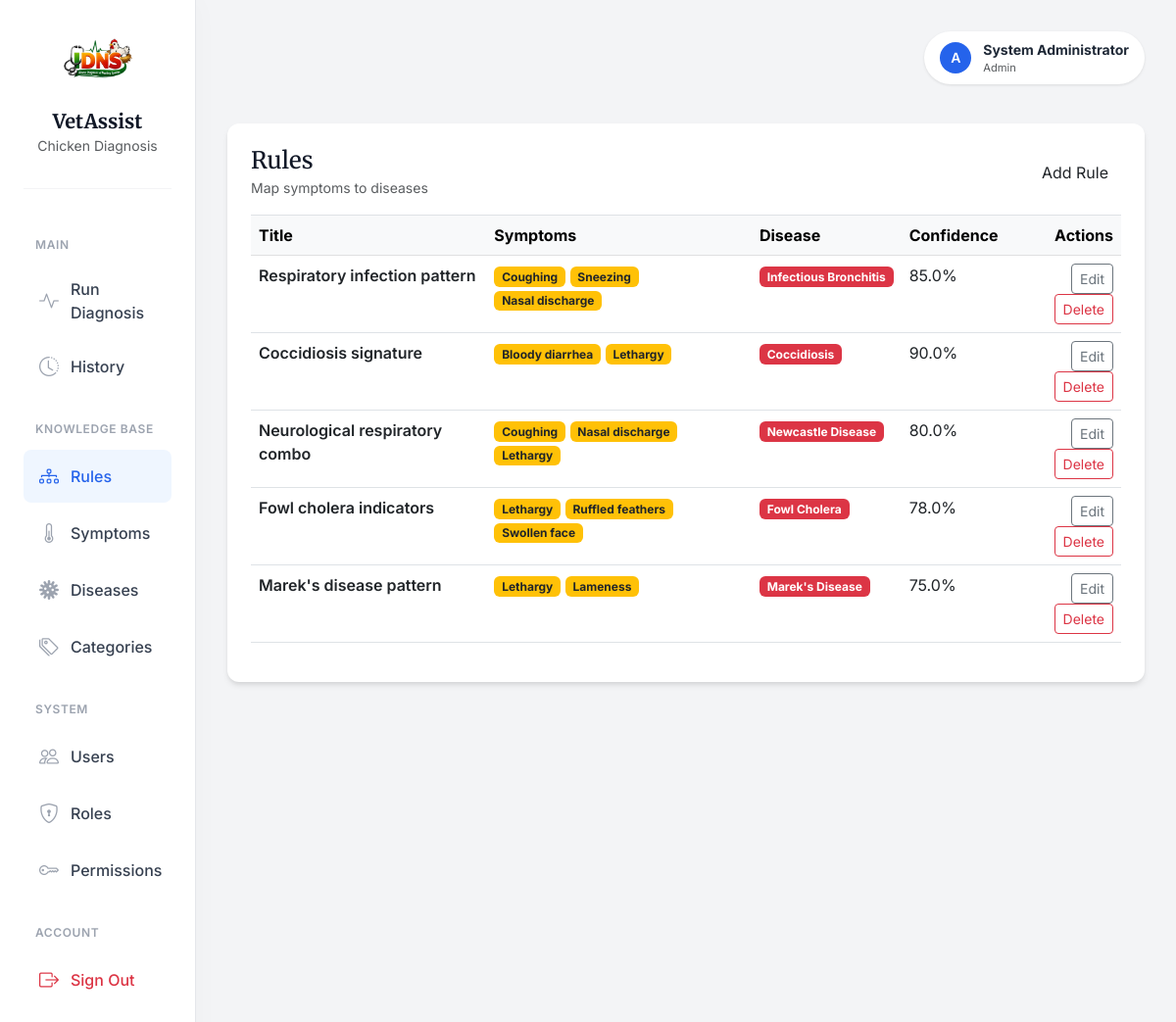
/expert-system/rules (signed in), run on the app's committed database.
### app/models/user.py (models this page shows, shortened)
class UserTable(UserMixin, db.Model):
    __tablename__ = "tbl_users"
    id = db.Column(db.Integer, db.Sequence('seq_users_id'), primary_key=True)
    username = db.Column(db.String(80), unique=True, nullable=False)
    email = db.Column(db.String(120), unique=True, nullable=False)
    full_name = db.Column(db.String(120), nullable=False)
    is_active = db.Column(db.Boolean, default=True, nullable=False)
    password_hash = db.Column(db.String(255), nullable=False)
    created_at = db.Column(db.DateTime, default=datetime.utcnow, nullable=False)
    updated_at = db.Column(db.DateTime, default=datetime.utcnow, onupdate=datetime.utcnow, nullable=False)
    roles = db.relationship("RoleTable", secondary=tbl_user_roles, back_populates="users")
    def has_role(self, role_name: str) -> bool:
        return any(role.name == role_name for role in self.roles)
    def get_permission_codes(self) -> set[str]:
        return {perm.code for role in self.roles for perm in role.permissions}
    def has_permission(self, permission_code: str) -> bool:
        return permission_code in self.get_permission_codes()

### app/models/role.py (models this page shows, shortened)
class RoleTable(db.Model):
    __tablename__= "tbl_roles"
    id = db.Column(db.Integer, db.Sequence('seq_roles_id'), primary_key=True)
    name = db.Column(db.String(80), unique=True, nullable=False)
    description = db.Column(db.String(255))
    created_at = db.Column(db.DateTime, default=datetime.utcnow, nullable=False)
    updated_at = db.Column(db.DateTime, default=datetime.utcnow, onupdate=datetime.utcnow, nullable=False)
    users = db.relationship("UserTable", secondary=tbl_user_roles,back_populates="roles" )
    permissions = db.relationship("PermissionTable", secondary=tbl_role_permissions, back_populates="roles")

### app/models/expert_system.py (models this page shows, shortened)
class Rule(db.Model):
    __tablename__ = "tbl_rules"
    id = db.Column(db.Integer, db.Sequence('seq_rules_id'), primary_key=True)
    title = db.Column(db.String(120), nullable=False)
    description = db.Column(db.String(255), nullable=False)
    priority = db.Column(db.Integer, nullable=False, default=1)
    confidence = db.Column(db.Float, nullable=False, default=80.0)
    disease_id = db.Column(db.Integer, db.ForeignKey("tbl_diseases.id"), nullable=False)
    created_at = db.Column(db.DateTime, default=datetime.utcnow, nullable=False)
    disease = db.relationship("Disease", back_populates="rules")
    symptoms = db.relationship(
        "Symptom",
        secondary=tbl_rules_symptoms,
        back_populates="rules",
    )

class Symptom(db.Model):
    __tablename__ = "tbl_symptoms"
    id = db.Column(db.Integer, db.Sequence('seq_symptoms_id'), primary_key=True)
    name = db.Column(db.String(120), unique=True, nullable=False)
    description = db.Column(db.String(255))
    created_at = db.Column(db.DateTime, default=datetime.utcnow, nullable=False)
    cases = db.relationship(
        "Case",
        secondary=tbl_cases_symptoms,
        back_populates="symptoms",
    )
    rules = db.relationship(
        "Rule",
        secondary=tbl_rules_symptoms,
        back_populates="symptoms",
    )

class Disease(db.Model):
    __tablename__ = "tbl_diseases"
    id = db.Column(db.Integer, db.Sequence('seq_diseases_id'), primary_key=True)
    name = db.Column(db.String(120), unique=True, nullable=False)
    description = db.Column(db.String(255), nullable=False)
    treatment = db.Column(db.String(255), nullable=False)
    category_id = db.Column(db.Integer, db.ForeignKey("tbl_categories.id"))
    created_at = db.Column(db.DateTime, default=datetime.utcnow, nullable=False)
    category = db.relationship("Category", back_populates="diseases")
    rules = db.relationship("Rule", back_populates="disease", cascade="all, delete-orphan")
    cases = db.relationship("Case", back_populates="disease")

### app/routes/expert_system.py (the view)
@expert_system_bp.route("/rules")
@login_required
@require_permission("manage_rules")
def rules_index():
    rules = RuleService.get_all()
    return render_template("expert_system/rules/index.html", rules=rules)

### app/services/expert_system_service.py (called while the page is built)
    @staticmethod
    def get_all() -> List[Rule]:
        return Rule.query.order_by(Rule.priority.asc(), Rule.id.asc()).all()

### app/templates/expert_system/rules/index.html (shortened to what this page needs)
{% extends "layouts/base.html" %}
{% block content %}
<div class="card p-4">
    <div class="d-flex justify-content-between align-items-center mb-3">
        <div>
            <h4 class="mb-0">Rules</h4>
            <small class="text-muted">Map symptoms to diseases</small>
        </div>
        <a href="{{ url_for('expert_system.rules_create') }}" class="btn btn-brand">Add Rule</a>
    </div>
    <div class="table-responsive">
        <table class="table table-hover border-top">
            <thead class="table-light">
                <tr>
                    <th>Title</th>
                    <th>Symptoms</th>
                    <th>Disease</th>
                    <th>Confidence</th>
                    <th class="text-end">Actions</th>
                </tr>
            </thead>
            <tbody>
                {% for rule in rules %}
                <tr>
                    <td class="fw-semibold">{{ rule.title }}</td>
                    <td>
                        {% for s in rule.symptoms %}
                        <span class="badge bg-warning text-dark">{{ s.name }}</span>
                        {% endfor %}
                    </td>
                    <td><span class="badge bg-danger">{{ rule.disease.name }}</span></td>
                    <td>{{ rule.confidence }}%</td>
                    <td class="text-end">
                        <a href="{{ url_for('expert_system.rules_edit', rule_id=rule.id) }}" class="btn btn-sm btn-outline-secondary">Edit</a>
                        <a href="{{ url_for('expert_system.rules_delete', rule_id=rule.id) }}" class="btn btn-sm btn-outline-danger">Delete</a>
                    </td>
                </tr>
                {% endfor %}
            </tbody>
        </table>
    </div>
</div>
{% endblock %}

### app/templates/layouts/base.html (shortened to what this page needs)
<!DOCTYPE html>
<html lang="en">
<head>
    <link href="https://cdn.jsdelivr.net/npm/bootstrap@5.3.0/dist/css/bootstrap.min.css" rel="stylesheet">
    <link rel="stylesheet" href="https://cdn.jsdelivr.net/npm/bootstrap-icons@1.11.3/font/bootstrap-icons.min.css">
</head>
<body>
    <div class="container-fluid">
        <div class="row">
            {% block sidebar %}
            <nav class="col-md-3 col-lg-2 d-md-block sidebar collapse" id="sidebarMenu">
                <div class="brand-section">
                    <img src="{{ url_for('static', filename='images/logo1.png') }}" alt="VetAssist Logo" class="brand-logo">
                    <h5 class="brand-font fw-bold mb-0">VetAssist</h5>
                    <small class="text-muted">Chicken Diagnosis</small>
                </div>
                <div class="position-sticky pt-2">
                    {% if current_user.is_authenticated %}
                        <div class="nav-section-label">Main</div>
                        <ul class="nav flex-column">
                            <li class="nav-item">
                                <a class="nav-link {% if 'expert_system.diagnose' in request.endpoint %}active{% endif %}" href="{{ url_for('expert_system.diagnose') }}">
                                    <i class="bi bi-activity"></i>
                                    Run Diagnosis
                                </a>
                            </li>
                            <li class="nav-item">
                                <a class="nav-link {% if 'expert_system.cases' in request.endpoint %}active{% endif %}" href="{{ url_for('expert_system.cases_index') }}">
                                    <i class="bi bi-clock-history"></i> History
                                </a>
                            </li>
                        </ul>
                        {% if current_user.has_role('Admin') or current_user.has_role('Doctor') %}
                        <div class="nav-section-label">Knowledge Base</div>
                        <ul class="nav flex-column">
                            <li class="nav-item">
                                <a class="nav-link {% if 'expert_system.rules' in request.endpoint %}active{% endif %}" href="{{ url_for('expert_system.rules_index') }}">
                                    <i class="bi bi-diagram-3"></i> Rules
                                </a>
                            </li>
                            <li class="nav-item">
                                <a class="nav-link {% if 'expert_system.symptoms' in request.endpoint %}active{% endif %}" href="{{ url_for('expert_system.symptoms_index') }}">
                                    <i class="bi bi-thermometer-half"></i> Symptoms
                                </a>
                            </li>
                            <li class="nav-item">
                                <a class="nav-link {% if 'expert_system.diseases' in request.endpoint %}active{% endif %}" href="{{ url_for('expert_system.diseases_index') }}">
                                    <i class="bi bi-virus"></i> Diseases
                                </a>
                            </li>
                            <li class="nav-item">
                                <a class="nav-link {% if 'expert_system.categories' in request.endpoint %}active{% endif %}" href="{{ url_for('expert_system.categories_index') }}">
                                    <i class="bi bi-tags"></i> Categories
                                </a>
                            </li>
                        </ul>
                        {% endif %}
                        {% if current_user.has_role('Admin') %}
                        <div class="nav-section-label">System</div>
                        <ul class="nav flex-column">
                            <li class="nav-item">
                                <a class="nav-link {% if 'tbl_users' in request.endpoint %}active{% endif %}" href="{{ url_for('tbl_users.index') }}">
                                    <i class="bi bi-people"></i> Users
                                </a>
                            </li>
                            <li class="nav-item">
                                <a class="nav-link {% if 'tbl_roles' in request.endpoint %}active{% endif %}" href="{{ url_for('tbl_roles.index') }}">
                                    <i class="bi bi-shield-lock"></i> Roles
                                </a>
                            </li>
                            <li class="nav-item">
                                <a class="nav-link {% if 'tbl_permissions' in request.endpoint %}active{% endif %}" href="{{ url_for('tbl_permissions.index') }}">
                                    <i class="bi bi-key"></i> Permissions
                                </a>
                            </li>
                        </ul>
                        {% endif %}
                        <div class="nav-section-label">Account</div>
                        <ul class="nav flex-column mb-4">
                            <li class="nav-item">
                                <a class="nav-link text-danger" href="{{ url_for('auth.logout') }}">
                                    <i class="bi bi-box-arrow-right text-danger"></i> Sign Out
                                </a>
                            </li>
                        </ul>
                    {% endif %}
                </div>
            </nav>
            {% endblock %}
            <main class="{% block main_class %}col-md-9 ms-sm-auto col-lg-10{% endblock %} content-wrapper">
                <div class="page-header">
                    {% if current_user.is_authenticated %}
                    <div class="user-profile">
                        <div class="user-avatar">
                            {{ current_user.username[0] | upper }}
                        </div>
                        <div class="d-none d-sm-block">
                            <div class="fw-bold small">{{ current_user.full_name }}</div>
                            <div class="text-muted" style="font-size: 0.7rem;">{{ current_user.roles[0].name if current_user.roles else 'User' }}</div>
                        </div>
                    </div>
                    {% endif %}
                </div>
                {% block content %}{% endblock %}
            </main>
        </div>
    </div>
</body>
</html>

### app/templates/layouts/base.html (style rules this page uses)
:root { --bg-body: #f3f4f6; --text-main: #1f2937; --text-muted: #6b7280; --primary-color: #2563eb; --primary-hover: #1d4ed8; --sidebar-bg: #ffffff; --sidebar-text: #374151; --sidebar-active-bg: #eff6ff; --sidebar-active-text: #2563eb; --card-shadow: 0 4px 6px -1px rgba(0, 0, 0, 0.1), 0 2px 4px -1px rgba(0, 0, 0, 0.06); --border-radius: 0.75rem; }
body { font-family: 'Inter', sans-serif; background-color: var(--bg-body); color: var(--text-main); -webkit-font-smoothing: antialiased; }
h1, h2, h3, h4, h5, .brand-font { font-family: 'Merriweather', serif; color: #111827; }
.sidebar { background-color: var(--sidebar-bg); border-right: 1px solid #e5e7eb; min-height: 100vh; padding: 1.5rem; box-shadow: 4px 0 24px rgba(0,0,0,0.02); }
.brand-section { padding-bottom: 2rem; margin-bottom: 1rem; border-bottom: 1px solid #f3f4f6; text-align: center; }
.brand-logo { max-width: 100%; height: auto; max-height: 80px; margin-bottom: 0.5rem; }
.nav-section-label { font-size: 0.75rem; font-weight: 600; text-transform: uppercase; letter-spacing: 0.05em; color: #9ca3af; margin-top: 1.5rem; margin-bottom: 0.75rem; padding-left: 0.75rem; }
.nav-link { color: var(--sidebar-text); padding: 0.75rem 1rem; border-radius: 0.5rem; margin-bottom: 0.25rem; font-weight: 500; display: flex; align-items: center; transition: all 0.2s ease; }
.nav-link i { font-size: 1.25rem; margin-right: 0.75rem; color: #9ca3af; transition: color 0.2s; }
.nav-link.active { background-color: var(--sidebar-active-bg); color: var(--sidebar-active-text); }
.nav-link.active i { color: var(--sidebar-active-text); }
.content-wrapper { padding: 2rem; }
.page-header { margin-bottom: 2.5rem; display: flex; justify-content: space-between; align-items: center; }
.user-profile { display: flex; align-items: center; gap: 0.75rem; padding: 0.5rem 1rem; background: white; border-radius: 2rem; box-shadow: 0 1px 3px rgba(0,0,0,0.1); }
.user-avatar { width: 32px; height: 32px; background-color: var(--primary-color); color: white; border-radius: 50%; display: flex; align-items: center; justify-content: center; font-weight: 600; font-size: 0.875rem; }
.card { background: white; border: none; border-radius: var(--border-radius); box-shadow: var(--card-shadow); transition: transform 0.2s ease, box-shadow 0.2s ease; }

### data on the page
UserTable: username "A", full_name "System Administrator"
RoleTable: name "Admin"
Rule: title "Respiratory infection pattern", disease.name "Infectious Bronchitis", confidence "85.0"
Symptom: name "Coughing"
Symptom: name "Sneezing"
Symptom: name "Nasal discharge"
Rule: title "Coccidiosis signature", disease.name "Coccidiosis", confidence "90.0"
Symptom: name "Bloody diarrhea"
Symptom: name "Lethargy"
Rule: title "Neurological respiratory combo", disease.name "Newcastle Disease", confidence "80.0"
Rule: title "Fowl cholera indicators", disease.name "Fowl Cholera", confidence "78.0"
Symptom: name "Ruffled feathers"
Symptom: name "Swollen face"
Rule: title "Marek's disease pattern", disease.name "Marek's Disease", confidence "75.0"
Symptom: name "Lameness"
